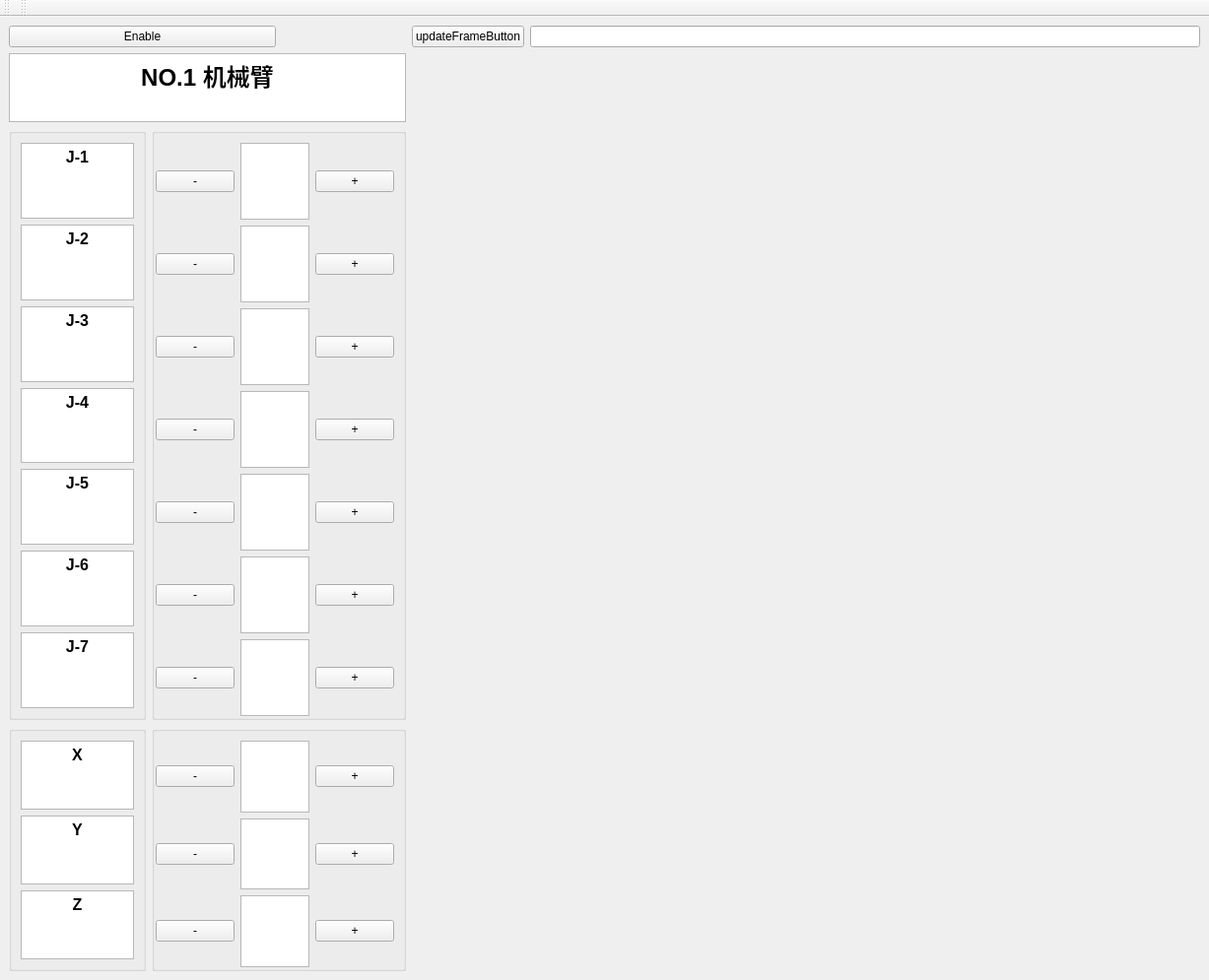
<?xml version="1.0" encoding="UTF-8"?>
<ui version="4.0">
 <class>MainWindow</class>
 <widget class="QMainWindow" name="MainWindow">
  <property name="geometry">
   <rect>
    <x>0</x>
    <y>0</y>
    <width>1227</width>
    <height>995</height>
   </rect>
  </property>
  <property name="windowTitle">
   <string>QRosApp</string>
  </property>
  <property name="windowIcon">
   <iconset resource="../resources/images.qrc">
    <normaloff>:/images/icon.png</normaloff>:/images/icon.png</iconset>
  </property>
  <property name="locale">
   <locale language="English" country="Australia"/>
  </property>
  <widget class="QWidget" name="centralwidget">
   <property name="enabled">
    <bool>true</bool>
   </property>
   <layout class="QGridLayout" name="gridLayout_5">
    <item row="1" column="0" colspan="3">
     <widget class="QTextEdit" name="textEdit_8">
      <property name="html">
       <string>&lt;!DOCTYPE HTML PUBLIC &quot;-//W3C//DTD HTML 4.0//EN&quot; &quot;http://www.w3.org/TR/REC-html40/strict.dtd&quot;&gt;
&lt;html&gt;&lt;head&gt;&lt;meta name=&quot;qrichtext&quot; content=&quot;1&quot; /&gt;&lt;style type=&quot;text/css&quot;&gt;
p, li { white-space: pre-wrap; }
&lt;/style&gt;&lt;/head&gt;&lt;body style=&quot; font-family:'DejaVu LGC Sans'; font-size:12pt; font-weight:400; font-style:normal;&quot;&gt;
&lt;p align=&quot;center&quot; style=&quot; margin-top:0px; margin-bottom:0px; margin-left:0px; margin-right:0px; -qt-block-indent:0; text-indent:0px;&quot;&gt;&lt;span style=&quot; font-family:'Ubuntu'; font-size:18pt; font-weight:704;&quot;&gt;NO.1 机械臂&lt;/span&gt;&lt;/p&gt;&lt;/body&gt;&lt;/html&gt;</string>
      </property>
     </widget>
    </item>
    <item row="0" column="0" colspan="2">
     <widget class="QPushButton" name="pushButton">
      <property name="text">
       <string>Enable</string>
      </property>
     </widget>
    </item>
    <item row="2" column="0">
     <widget class="QGroupBox" name="groupBox">
      <layout class="QVBoxLayout" name="verticalLayout">
       <property name="sizeConstraint">
        <enum>QLayout::SetDefaultConstraint</enum>
       </property>
       <item>
        <widget class="QTextEdit" name="textEdit_9">
         <property name="html">
          <string>&lt;!DOCTYPE HTML PUBLIC &quot;-//W3C//DTD HTML 4.0//EN&quot; &quot;http://www.w3.org/TR/REC-html40/strict.dtd&quot;&gt;
&lt;html&gt;&lt;head&gt;&lt;meta name=&quot;qrichtext&quot; content=&quot;1&quot; /&gt;&lt;style type=&quot;text/css&quot;&gt;
p, li { white-space: pre-wrap; }
&lt;/style&gt;&lt;/head&gt;&lt;body style=&quot; font-family:'DejaVu LGC Sans'; font-size:12pt; font-weight:400; font-style:normal;&quot;&gt;
&lt;p align=&quot;center&quot; style=&quot; margin-top:0px; margin-bottom:0px; margin-left:0px; margin-right:0px; -qt-block-indent:0; text-indent:0px;&quot;&gt;&lt;span style=&quot; font-family:'Ubuntu'; font-weight:704;&quot;&gt;J-1&lt;/span&gt;&lt;/p&gt;&lt;/body&gt;&lt;/html&gt;</string>
         </property>
        </widget>
       </item>
       <item>
        <widget class="QTextEdit" name="textEdit_10">
         <property name="html">
          <string>&lt;!DOCTYPE HTML PUBLIC &quot;-//W3C//DTD HTML 4.0//EN&quot; &quot;http://www.w3.org/TR/REC-html40/strict.dtd&quot;&gt;
&lt;html&gt;&lt;head&gt;&lt;meta name=&quot;qrichtext&quot; content=&quot;1&quot; /&gt;&lt;style type=&quot;text/css&quot;&gt;
p, li { white-space: pre-wrap; }
&lt;/style&gt;&lt;/head&gt;&lt;body style=&quot; font-family:'DejaVu LGC Sans'; font-size:12pt; font-weight:400; font-style:normal;&quot;&gt;
&lt;p align=&quot;center&quot; style=&quot; margin-top:0px; margin-bottom:0px; margin-left:0px; margin-right:0px; -qt-block-indent:0; text-indent:0px;&quot;&gt;&lt;span style=&quot; font-family:'Ubuntu'; font-weight:704;&quot;&gt;J-2&lt;/span&gt;&lt;/p&gt;&lt;/body&gt;&lt;/html&gt;</string>
         </property>
        </widget>
       </item>
       <item>
        <widget class="QTextEdit" name="textEdit_11">
         <property name="html">
          <string>&lt;!DOCTYPE HTML PUBLIC &quot;-//W3C//DTD HTML 4.0//EN&quot; &quot;http://www.w3.org/TR/REC-html40/strict.dtd&quot;&gt;
&lt;html&gt;&lt;head&gt;&lt;meta name=&quot;qrichtext&quot; content=&quot;1&quot; /&gt;&lt;style type=&quot;text/css&quot;&gt;
p, li { white-space: pre-wrap; }
&lt;/style&gt;&lt;/head&gt;&lt;body style=&quot; font-family:'DejaVu LGC Sans'; font-size:12pt; font-weight:400; font-style:normal;&quot;&gt;
&lt;p align=&quot;center&quot; style=&quot; margin-top:0px; margin-bottom:0px; margin-left:0px; margin-right:0px; -qt-block-indent:0; text-indent:0px;&quot;&gt;&lt;span style=&quot; font-family:'Ubuntu'; font-weight:704;&quot;&gt;J-3&lt;/span&gt;&lt;/p&gt;&lt;/body&gt;&lt;/html&gt;</string>
         </property>
        </widget>
       </item>
       <item>
        <widget class="QTextEdit" name="textEdit_12">
         <property name="html">
          <string>&lt;!DOCTYPE HTML PUBLIC &quot;-//W3C//DTD HTML 4.0//EN&quot; &quot;http://www.w3.org/TR/REC-html40/strict.dtd&quot;&gt;
&lt;html&gt;&lt;head&gt;&lt;meta name=&quot;qrichtext&quot; content=&quot;1&quot; /&gt;&lt;style type=&quot;text/css&quot;&gt;
p, li { white-space: pre-wrap; }
&lt;/style&gt;&lt;/head&gt;&lt;body style=&quot; font-family:'DejaVu LGC Sans'; font-size:12pt; font-weight:400; font-style:normal;&quot;&gt;
&lt;p align=&quot;center&quot; style=&quot; margin-top:0px; margin-bottom:0px; margin-left:0px; margin-right:0px; -qt-block-indent:0; text-indent:0px;&quot;&gt;&lt;span style=&quot; font-family:'Ubuntu'; font-weight:704;&quot;&gt;J-4&lt;/span&gt;&lt;/p&gt;&lt;/body&gt;&lt;/html&gt;</string>
         </property>
        </widget>
       </item>
       <item>
        <widget class="QTextEdit" name="textEdit_13">
         <property name="html">
          <string>&lt;!DOCTYPE HTML PUBLIC &quot;-//W3C//DTD HTML 4.0//EN&quot; &quot;http://www.w3.org/TR/REC-html40/strict.dtd&quot;&gt;
&lt;html&gt;&lt;head&gt;&lt;meta name=&quot;qrichtext&quot; content=&quot;1&quot; /&gt;&lt;style type=&quot;text/css&quot;&gt;
p, li { white-space: pre-wrap; }
&lt;/style&gt;&lt;/head&gt;&lt;body style=&quot; font-family:'DejaVu LGC Sans'; font-size:12pt; font-weight:400; font-style:normal;&quot;&gt;
&lt;p align=&quot;center&quot; style=&quot; margin-top:0px; margin-bottom:0px; margin-left:0px; margin-right:0px; -qt-block-indent:0; text-indent:0px;&quot;&gt;&lt;span style=&quot; font-family:'Ubuntu'; font-weight:704;&quot;&gt;J-5&lt;/span&gt;&lt;/p&gt;&lt;/body&gt;&lt;/html&gt;</string>
         </property>
        </widget>
       </item>
       <item>
        <widget class="QTextEdit" name="textEdit_14">
         <property name="html">
          <string>&lt;!DOCTYPE HTML PUBLIC &quot;-//W3C//DTD HTML 4.0//EN&quot; &quot;http://www.w3.org/TR/REC-html40/strict.dtd&quot;&gt;
&lt;html&gt;&lt;head&gt;&lt;meta name=&quot;qrichtext&quot; content=&quot;1&quot; /&gt;&lt;style type=&quot;text/css&quot;&gt;
p, li { white-space: pre-wrap; }
&lt;/style&gt;&lt;/head&gt;&lt;body style=&quot; font-family:'DejaVu LGC Sans'; font-size:12pt; font-weight:400; font-style:normal;&quot;&gt;
&lt;p align=&quot;center&quot; style=&quot; margin-top:0px; margin-bottom:0px; margin-left:0px; margin-right:0px; -qt-block-indent:0; text-indent:0px;&quot;&gt;&lt;span style=&quot; font-family:'Ubuntu'; font-weight:704;&quot;&gt;J-6&lt;/span&gt;&lt;/p&gt;&lt;/body&gt;&lt;/html&gt;</string>
         </property>
        </widget>
       </item>
       <item>
        <widget class="QTextEdit" name="textEdit_15">
         <property name="html">
          <string>&lt;!DOCTYPE HTML PUBLIC &quot;-//W3C//DTD HTML 4.0//EN&quot; &quot;http://www.w3.org/TR/REC-html40/strict.dtd&quot;&gt;
&lt;html&gt;&lt;head&gt;&lt;meta name=&quot;qrichtext&quot; content=&quot;1&quot; /&gt;&lt;style type=&quot;text/css&quot;&gt;
p, li { white-space: pre-wrap; }
&lt;/style&gt;&lt;/head&gt;&lt;body style=&quot; font-family:'DejaVu LGC Sans'; font-size:12pt; font-weight:400; font-style:normal;&quot;&gt;
&lt;p align=&quot;center&quot; style=&quot; margin-top:0px; margin-bottom:0px; margin-left:0px; margin-right:0px; -qt-block-indent:0; text-indent:0px;&quot;&gt;&lt;span style=&quot; font-family:'Ubuntu'; font-weight:704;&quot;&gt;J-7&lt;/span&gt;&lt;/p&gt;&lt;/body&gt;&lt;/html&gt;</string>
         </property>
        </widget>
       </item>
      </layout>
     </widget>
    </item>
    <item row="2" column="1" colspan="2">
     <widget class="QGroupBox" name="groupBox">
      <layout class="QGridLayout" name="gridLayout">
       <property name="sizeConstraint">
        <enum>QLayout::SetDefaultConstraint</enum>
       </property>
       <property name="leftMargin">
        <number>1</number>
       </property>
       <property name="bottomMargin">
        <number>1</number>
       </property>
       <item row="2" column="1">
        <widget class="QTextEdit" name="textEdit_3">
         <property name="html">
          <string>&lt;!DOCTYPE HTML PUBLIC &quot;-//W3C//DTD HTML 4.0//EN&quot; &quot;http://www.w3.org/TR/REC-html40/strict.dtd&quot;&gt;
&lt;html&gt;&lt;head&gt;&lt;meta name=&quot;qrichtext&quot; content=&quot;1&quot; /&gt;&lt;style type=&quot;text/css&quot;&gt;
p, li { white-space: pre-wrap; }
&lt;/style&gt;&lt;/head&gt;&lt;body style=&quot; font-family:'DejaVu LGC Sans'; font-size:12pt; font-weight:400; font-style:normal;&quot;&gt;
&lt;p align=&quot;center&quot; style=&quot;-qt-paragraph-type:empty; margin-top:0px; margin-bottom:0px; margin-left:0px; margin-right:0px; -qt-block-indent:0; text-indent:0px; font-family:'Ubuntu'; font-size:11pt;&quot;&gt;&lt;br /&gt;&lt;/p&gt;&lt;/body&gt;&lt;/html&gt;</string>
         </property>
        </widget>
       </item>
       <item row="1" column="0">
        <widget class="QPushButton" name="pushButton_3">
         <property name="text">
          <string>-</string>
         </property>
        </widget>
       </item>
       <item row="1" column="1">
        <widget class="QTextEdit" name="textEdit_2">
         <property name="html">
          <string>&lt;!DOCTYPE HTML PUBLIC &quot;-//W3C//DTD HTML 4.0//EN&quot; &quot;http://www.w3.org/TR/REC-html40/strict.dtd&quot;&gt;
&lt;html&gt;&lt;head&gt;&lt;meta name=&quot;qrichtext&quot; content=&quot;1&quot; /&gt;&lt;style type=&quot;text/css&quot;&gt;
p, li { white-space: pre-wrap; }
&lt;/style&gt;&lt;/head&gt;&lt;body style=&quot; font-family:'DejaVu LGC Sans'; font-size:12pt; font-weight:400; font-style:normal;&quot;&gt;
&lt;p align=&quot;center&quot; style=&quot;-qt-paragraph-type:empty; margin-top:0px; margin-bottom:0px; margin-left:0px; margin-right:0px; -qt-block-indent:0; text-indent:0px; font-family:'Ubuntu'; font-size:11pt;&quot;&gt;&lt;br /&gt;&lt;/p&gt;&lt;/body&gt;&lt;/html&gt;</string>
         </property>
        </widget>
       </item>
       <item row="4" column="2">
        <widget class="QPushButton" name="pushButton_10">
         <property name="text">
          <string>+</string>
         </property>
        </widget>
       </item>
       <item row="4" column="0">
        <widget class="QPushButton" name="pushButton_9">
         <property name="text">
          <string>-</string>
         </property>
        </widget>
       </item>
       <item row="5" column="1">
        <widget class="QTextEdit" name="textEdit_6">
         <property name="html">
          <string>&lt;!DOCTYPE HTML PUBLIC &quot;-//W3C//DTD HTML 4.0//EN&quot; &quot;http://www.w3.org/TR/REC-html40/strict.dtd&quot;&gt;
&lt;html&gt;&lt;head&gt;&lt;meta name=&quot;qrichtext&quot; content=&quot;1&quot; /&gt;&lt;style type=&quot;text/css&quot;&gt;
p, li { white-space: pre-wrap; }
&lt;/style&gt;&lt;/head&gt;&lt;body style=&quot; font-family:'DejaVu LGC Sans'; font-size:12pt; font-weight:400; font-style:normal;&quot;&gt;
&lt;p align=&quot;center&quot; style=&quot;-qt-paragraph-type:empty; margin-top:0px; margin-bottom:0px; margin-left:0px; margin-right:0px; -qt-block-indent:0; text-indent:0px; font-family:'Ubuntu'; font-size:11pt;&quot;&gt;&lt;br /&gt;&lt;/p&gt;&lt;/body&gt;&lt;/html&gt;</string>
         </property>
        </widget>
       </item>
       <item row="6" column="1">
        <widget class="QTextEdit" name="textEdit_7">
         <property name="html">
          <string>&lt;!DOCTYPE HTML PUBLIC &quot;-//W3C//DTD HTML 4.0//EN&quot; &quot;http://www.w3.org/TR/REC-html40/strict.dtd&quot;&gt;
&lt;html&gt;&lt;head&gt;&lt;meta name=&quot;qrichtext&quot; content=&quot;1&quot; /&gt;&lt;style type=&quot;text/css&quot;&gt;
p, li { white-space: pre-wrap; }
&lt;/style&gt;&lt;/head&gt;&lt;body style=&quot; font-family:'DejaVu LGC Sans'; font-size:12pt; font-weight:400; font-style:normal;&quot;&gt;
&lt;p align=&quot;center&quot; style=&quot;-qt-paragraph-type:empty; margin-top:0px; margin-bottom:0px; margin-left:0px; margin-right:0px; -qt-block-indent:0; text-indent:0px; font-family:'Ubuntu'; font-size:11pt;&quot;&gt;&lt;br /&gt;&lt;/p&gt;&lt;/body&gt;&lt;/html&gt;</string>
         </property>
        </widget>
       </item>
       <item row="3" column="2">
        <widget class="QPushButton" name="pushButton_8">
         <property name="text">
          <string>+</string>
         </property>
        </widget>
       </item>
       <item row="6" column="2">
        <widget class="QPushButton" name="pushButton_14">
         <property name="text">
          <string>+</string>
         </property>
        </widget>
       </item>
       <item row="5" column="2">
        <widget class="QPushButton" name="pushButton_12">
         <property name="text">
          <string>+</string>
         </property>
        </widget>
       </item>
       <item row="5" column="0">
        <widget class="QPushButton" name="pushButton_11">
         <property name="text">
          <string>-</string>
         </property>
        </widget>
       </item>
       <item row="1" column="2">
        <widget class="QPushButton" name="pushButton_4">
         <property name="text">
          <string>+</string>
         </property>
        </widget>
       </item>
       <item row="2" column="2">
        <widget class="QPushButton" name="pushButton_6">
         <property name="text">
          <string>+</string>
         </property>
        </widget>
       </item>
       <item row="2" column="0">
        <widget class="QPushButton" name="pushButton_5">
         <property name="text">
          <string>-</string>
         </property>
        </widget>
       </item>
       <item row="3" column="0">
        <widget class="QPushButton" name="pushButton_7">
         <property name="text">
          <string>-</string>
         </property>
        </widget>
       </item>
       <item row="0" column="0">
        <widget class="QPushButton" name="pushButton_1">
         <property name="text">
          <string>-</string>
         </property>
        </widget>
       </item>
       <item row="3" column="1">
        <widget class="QTextEdit" name="textEdit_4">
         <property name="html">
          <string>&lt;!DOCTYPE HTML PUBLIC &quot;-//W3C//DTD HTML 4.0//EN&quot; &quot;http://www.w3.org/TR/REC-html40/strict.dtd&quot;&gt;
&lt;html&gt;&lt;head&gt;&lt;meta name=&quot;qrichtext&quot; content=&quot;1&quot; /&gt;&lt;style type=&quot;text/css&quot;&gt;
p, li { white-space: pre-wrap; }
&lt;/style&gt;&lt;/head&gt;&lt;body style=&quot; font-family:'DejaVu LGC Sans'; font-size:12pt; font-weight:400; font-style:normal;&quot;&gt;
&lt;p align=&quot;center&quot; style=&quot;-qt-paragraph-type:empty; margin-top:0px; margin-bottom:0px; margin-left:0px; margin-right:0px; -qt-block-indent:0; text-indent:0px; font-family:'Ubuntu'; font-size:11pt;&quot;&gt;&lt;br /&gt;&lt;/p&gt;&lt;/body&gt;&lt;/html&gt;</string>
         </property>
        </widget>
       </item>
       <item row="0" column="2">
        <widget class="QPushButton" name="pushButton_2">
         <property name="text">
          <string>+</string>
         </property>
        </widget>
       </item>
       <item row="4" column="1">
        <widget class="QTextEdit" name="textEdit_5">
         <property name="html">
          <string>&lt;!DOCTYPE HTML PUBLIC &quot;-//W3C//DTD HTML 4.0//EN&quot; &quot;http://www.w3.org/TR/REC-html40/strict.dtd&quot;&gt;
&lt;html&gt;&lt;head&gt;&lt;meta name=&quot;qrichtext&quot; content=&quot;1&quot; /&gt;&lt;style type=&quot;text/css&quot;&gt;
p, li { white-space: pre-wrap; }
&lt;/style&gt;&lt;/head&gt;&lt;body style=&quot; font-family:'DejaVu LGC Sans'; font-size:12pt; font-weight:400; font-style:normal;&quot;&gt;
&lt;p align=&quot;center&quot; style=&quot;-qt-paragraph-type:empty; margin-top:0px; margin-bottom:0px; margin-left:0px; margin-right:0px; -qt-block-indent:0; text-indent:0px; font-family:'Ubuntu'; font-size:11pt;&quot;&gt;&lt;br /&gt;&lt;/p&gt;&lt;/body&gt;&lt;/html&gt;</string>
         </property>
        </widget>
       </item>
       <item row="6" column="0">
        <widget class="QPushButton" name="pushButton_13">
         <property name="text">
          <string>-</string>
         </property>
        </widget>
       </item>
       <item row="0" column="1">
        <widget class="QTextEdit" name="textEdit">
         <property name="html">
          <string>&lt;!DOCTYPE HTML PUBLIC &quot;-//W3C//DTD HTML 4.0//EN&quot; &quot;http://www.w3.org/TR/REC-html40/strict.dtd&quot;&gt;
&lt;html&gt;&lt;head&gt;&lt;meta name=&quot;qrichtext&quot; content=&quot;1&quot; /&gt;&lt;style type=&quot;text/css&quot;&gt;
p, li { white-space: pre-wrap; }
&lt;/style&gt;&lt;/head&gt;&lt;body style=&quot; font-family:'DejaVu LGC Sans'; font-size:12pt; font-weight:400; font-style:normal;&quot;&gt;
&lt;p align=&quot;center&quot; style=&quot;-qt-paragraph-type:empty; margin-top:0px; margin-bottom:0px; margin-left:0px; margin-right:0px; -qt-block-indent:0; text-indent:0px; font-family:'Ubuntu'; font-size:11pt;&quot;&gt;&lt;br /&gt;&lt;/p&gt;&lt;/body&gt;&lt;/html&gt;</string>
         </property>
        </widget>
       </item>
      </layout>
     </widget>
    </item>
    <item row="3" column="1" colspan="2">
     <widget class="QGroupBox" name="groupBox_4">
      <layout class="QGridLayout" name="gridLayout_3">
       <property name="sizeConstraint">
        <enum>QLayout::SetDefaultConstraint</enum>
       </property>
       <property name="leftMargin">
        <number>1</number>
       </property>
       <property name="bottomMargin">
        <number>1</number>
       </property>
       <item row="1" column="1">
        <widget class="QTextEdit" name="textEdit_y1">
         <property name="html">
          <string>&lt;!DOCTYPE HTML PUBLIC &quot;-//W3C//DTD HTML 4.0//EN&quot; &quot;http://www.w3.org/TR/REC-html40/strict.dtd&quot;&gt;
&lt;html&gt;&lt;head&gt;&lt;meta name=&quot;qrichtext&quot; content=&quot;1&quot; /&gt;&lt;style type=&quot;text/css&quot;&gt;
p, li { white-space: pre-wrap; }
&lt;/style&gt;&lt;/head&gt;&lt;body style=&quot; font-family:'DejaVu LGC Sans'; font-size:12pt; font-weight:400; font-style:normal;&quot;&gt;
&lt;p align=&quot;center&quot; style=&quot;-qt-paragraph-type:empty; margin-top:0px; margin-bottom:0px; margin-left:0px; margin-right:0px; -qt-block-indent:0; text-indent:0px; font-family:'Ubuntu'; font-size:11pt;&quot;&gt;&lt;br /&gt;&lt;/p&gt;&lt;/body&gt;&lt;/html&gt;</string>
         </property>
        </widget>
       </item>
       <item row="2" column="2">
        <widget class="QPushButton" name="pushButton_20">
         <property name="text">
          <string>+</string>
         </property>
        </widget>
       </item>
       <item row="0" column="0">
        <widget class="QPushButton" name="pushButton_15">
         <property name="text">
          <string>-</string>
         </property>
        </widget>
       </item>
       <item row="1" column="0">
        <widget class="QPushButton" name="pushButton_17">
         <property name="text">
          <string>-</string>
         </property>
        </widget>
       </item>
       <item row="1" column="2">
        <widget class="QPushButton" name="pushButton_18">
         <property name="text">
          <string>+</string>
         </property>
        </widget>
       </item>
       <item row="0" column="2">
        <widget class="QPushButton" name="pushButton_16">
         <property name="text">
          <string>+</string>
         </property>
        </widget>
       </item>
       <item row="2" column="1">
        <widget class="QTextEdit" name="textEdit_z1">
         <property name="html">
          <string>&lt;!DOCTYPE HTML PUBLIC &quot;-//W3C//DTD HTML 4.0//EN&quot; &quot;http://www.w3.org/TR/REC-html40/strict.dtd&quot;&gt;
&lt;html&gt;&lt;head&gt;&lt;meta name=&quot;qrichtext&quot; content=&quot;1&quot; /&gt;&lt;style type=&quot;text/css&quot;&gt;
p, li { white-space: pre-wrap; }
&lt;/style&gt;&lt;/head&gt;&lt;body style=&quot; font-family:'DejaVu LGC Sans'; font-size:12pt; font-weight:400; font-style:normal;&quot;&gt;
&lt;p align=&quot;center&quot; style=&quot;-qt-paragraph-type:empty; margin-top:0px; margin-bottom:0px; margin-left:0px; margin-right:0px; -qt-block-indent:0; text-indent:0px; font-family:'Ubuntu'; font-size:11pt;&quot;&gt;&lt;br /&gt;&lt;/p&gt;&lt;/body&gt;&lt;/html&gt;</string>
         </property>
        </widget>
       </item>
       <item row="0" column="1">
        <widget class="QTextEdit" name="textEdit_x1">
         <property name="html">
          <string>&lt;!DOCTYPE HTML PUBLIC &quot;-//W3C//DTD HTML 4.0//EN&quot; &quot;http://www.w3.org/TR/REC-html40/strict.dtd&quot;&gt;
&lt;html&gt;&lt;head&gt;&lt;meta name=&quot;qrichtext&quot; content=&quot;1&quot; /&gt;&lt;style type=&quot;text/css&quot;&gt;
p, li { white-space: pre-wrap; }
&lt;/style&gt;&lt;/head&gt;&lt;body style=&quot; font-family:'DejaVu LGC Sans'; font-size:12pt; font-weight:400; font-style:normal;&quot;&gt;
&lt;p align=&quot;center&quot; style=&quot;-qt-paragraph-type:empty; margin-top:0px; margin-bottom:0px; margin-left:0px; margin-right:0px; -qt-block-indent:0; text-indent:0px; font-family:'Ubuntu'; font-size:11pt;&quot;&gt;&lt;br /&gt;&lt;/p&gt;&lt;/body&gt;&lt;/html&gt;</string>
         </property>
        </widget>
       </item>
       <item row="2" column="0">
        <widget class="QPushButton" name="pushButton_19">
         <property name="text">
          <string>-</string>
         </property>
        </widget>
       </item>
      </layout>
     </widget>
    </item>
    <item row="3" column="0">
     <widget class="QGroupBox" name="groupBox_3">
      <layout class="QVBoxLayout" name="verticalLayout_3">
       <property name="sizeConstraint">
        <enum>QLayout::SetDefaultConstraint</enum>
       </property>
       <item>
        <widget class="QTextEdit" name="textEdit_35">
         <property name="html">
          <string>&lt;!DOCTYPE HTML PUBLIC &quot;-//W3C//DTD HTML 4.0//EN&quot; &quot;http://www.w3.org/TR/REC-html40/strict.dtd&quot;&gt;
&lt;html&gt;&lt;head&gt;&lt;meta name=&quot;qrichtext&quot; content=&quot;1&quot; /&gt;&lt;style type=&quot;text/css&quot;&gt;
p, li { white-space: pre-wrap; }
&lt;/style&gt;&lt;/head&gt;&lt;body style=&quot; font-family:'DejaVu LGC Sans'; font-size:12pt; font-weight:400; font-style:normal;&quot;&gt;
&lt;p align=&quot;center&quot; style=&quot; margin-top:0px; margin-bottom:0px; margin-left:0px; margin-right:0px; -qt-block-indent:0; text-indent:0px;&quot;&gt;&lt;span style=&quot; font-family:'Ubuntu'; font-weight:704;&quot;&gt;X&lt;/span&gt;&lt;/p&gt;&lt;/body&gt;&lt;/html&gt;</string>
         </property>
        </widget>
       </item>
       <item>
        <widget class="QTextEdit" name="textEdit_36">
         <property name="html">
          <string>&lt;!DOCTYPE HTML PUBLIC &quot;-//W3C//DTD HTML 4.0//EN&quot; &quot;http://www.w3.org/TR/REC-html40/strict.dtd&quot;&gt;
&lt;html&gt;&lt;head&gt;&lt;meta name=&quot;qrichtext&quot; content=&quot;1&quot; /&gt;&lt;style type=&quot;text/css&quot;&gt;
p, li { white-space: pre-wrap; }
&lt;/style&gt;&lt;/head&gt;&lt;body style=&quot; font-family:'DejaVu LGC Sans'; font-size:12pt; font-weight:400; font-style:normal;&quot;&gt;
&lt;p align=&quot;center&quot; style=&quot; margin-top:0px; margin-bottom:0px; margin-left:0px; margin-right:0px; -qt-block-indent:0; text-indent:0px;&quot;&gt;&lt;span style=&quot; font-family:'Ubuntu'; font-weight:704;&quot;&gt;Y&lt;/span&gt;&lt;/p&gt;&lt;/body&gt;&lt;/html&gt;</string>
         </property>
        </widget>
       </item>
       <item>
        <widget class="QTextEdit" name="textEdit_37">
         <property name="html">
          <string>&lt;!DOCTYPE HTML PUBLIC &quot;-//W3C//DTD HTML 4.0//EN&quot; &quot;http://www.w3.org/TR/REC-html40/strict.dtd&quot;&gt;
&lt;html&gt;&lt;head&gt;&lt;meta name=&quot;qrichtext&quot; content=&quot;1&quot; /&gt;&lt;style type=&quot;text/css&quot;&gt;
p, li { white-space: pre-wrap; }
&lt;/style&gt;&lt;/head&gt;&lt;body style=&quot; font-family:'DejaVu LGC Sans'; font-size:12pt; font-weight:400; font-style:normal;&quot;&gt;
&lt;p align=&quot;center&quot; style=&quot; margin-top:0px; margin-bottom:0px; margin-left:0px; margin-right:0px; -qt-block-indent:0; text-indent:0px;&quot;&gt;&lt;span style=&quot; font-family:'Ubuntu'; font-weight:704;&quot;&gt;Z&lt;/span&gt;&lt;/p&gt;&lt;/body&gt;&lt;/html&gt;</string>
         </property>
        </widget>
       </item>
      </layout>
     </widget>
    </item>
    <item row="1" column="3" rowspan="3" colspan="2">
     <layout class="QVBoxLayout" name="verticalLayout_2">
      <property name="spacing">
       <number>10</number>
      </property>
      <property name="leftMargin">
       <number>800</number>
      </property>
      <item>
       <widget class="QWidget" name="renderPanelPlaceholder" native="true">
        <property name="sizePolicy">
         <sizepolicy hsizetype="Preferred" vsizetype="Minimum">
          <horstretch>0</horstretch>
          <verstretch>0</verstretch>
         </sizepolicy>
        </property>
       </widget>
      </item>
     </layout>
    </item>
    <item row="0" column="3">
     <widget class="QPushButton" name="updateFrameButton">
      <property name="sizePolicy">
       <sizepolicy hsizetype="Minimum" vsizetype="Minimum">
        <horstretch>0</horstretch>
        <verstretch>0</verstretch>
       </sizepolicy>
      </property>
      <property name="minimumSize">
       <size>
        <width>80</width>
        <height>20</height>
       </size>
      </property>
      <property name="text">
       <string>updateFrameButton</string>
      </property>
     </widget>
    </item>
    <item row="0" column="4">
     <widget class="QLineEdit" name="frameLineEdit"/>
    </item>
   </layout>
  </widget>
  <widget class="QToolBar" name="toolBar">
   <property name="windowTitle">
    <string>toolBar</string>
   </property>
   <attribute name="toolBarArea">
    <enum>TopToolBarArea</enum>
   </attribute>
   <attribute name="toolBarBreak">
    <bool>false</bool>
   </attribute>
  </widget>
  <widget class="QToolBar" name="toolBar_2">
   <property name="windowTitle">
    <string>toolBar_2</string>
   </property>
   <attribute name="toolBarArea">
    <enum>TopToolBarArea</enum>
   </attribute>
   <attribute name="toolBarBreak">
    <bool>false</bool>
   </attribute>
  </widget>
  <action name="action_Quit">
   <property name="text">
    <string>&amp;Quit</string>
   </property>
   <property name="shortcut">
    <string>Ctrl+Q</string>
   </property>
   <property name="shortcutContext">
    <enum>Qt::ApplicationShortcut</enum>
   </property>
  </action>
  <action name="action_Preferences">
   <property name="text">
    <string>&amp;Preferences</string>
   </property>
  </action>
  <action name="actionAbout">
   <property name="text">
    <string>&amp;About</string>
   </property>
  </action>
  <action name="actionAbout_Qt">
   <property name="text">
    <string>About &amp;Qt</string>
   </property>
  </action>
 </widget>
 <resources>
  <include location="../resources/images.qrc"/>
 </resources>
 <connections>
  <connection>
   <sender>action_Quit</sender>
   <signal>triggered()</signal>
   <receiver>MainWindow</receiver>
   <slot>close()</slot>
   <hints>
    <hint type="sourcelabel">
     <x>-1</x>
     <y>-1</y>
    </hint>
    <hint type="destinationlabel">
     <x>399</x>
     <y>299</y>
    </hint>
   </hints>
  </connection>
 </connections>
</ui>
